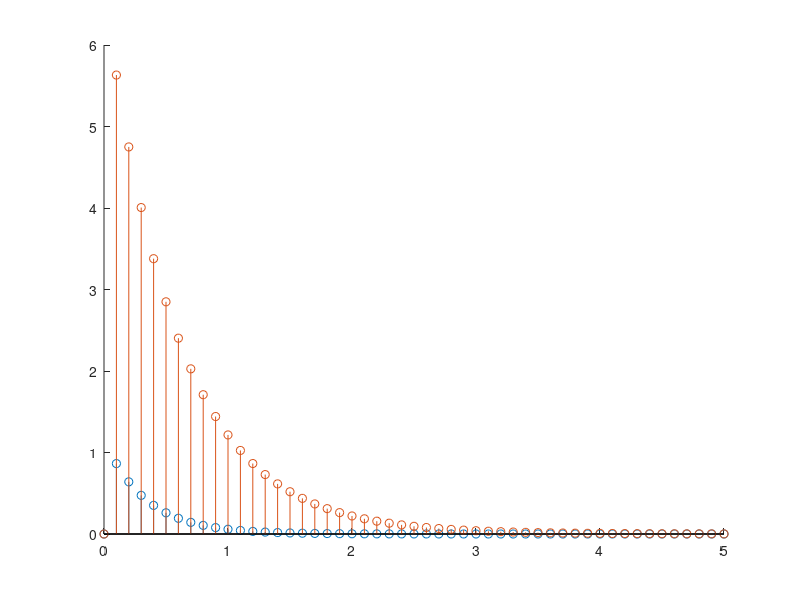

Reproduce this figure in MATLAB.
clear
close all

% sim('SVD.slx');

%--------------------------------------------------------------------------
% ● インパルス応答生成
%--------------------------------------------------------------------------
% パラメータ
m = 1;      %入力の数
p = 1;      %出力の数
sample = 0.1; %サンプリング周波数

num = [1];              %伝達関数分子
den = [1 3];            %伝達関数分母
cP = tf(num,den);
dP = c2d(cP,sample);

[vec,t] = impulse(dP,5);

%stem(t,vec);

%--------------------------------------------------------------------------
% ● インパルス応答からハンケル行列を生成(i行j列)
% i : vec
% o : H
%--------------------------------------------------------------------------
% パラメータ
i = 20;
% ベクトルを分解
c = vec(1:i);
r = vec(i:numel(vec));
% ハンケル行列作成
H = hankel(c,r);

%--------------------------------------------------------------------------
% ● 特異値分解SVD
%--------------------------------------------------------------------------
[U,S,V] = svd(H);

%--------------------------------------------------------------------------
% ● 不要な成分を取り出す
%       最初の要素のX%未満の成分を持つ要素を全て除去する
%--------------------------------------------------------------------------
% パラメータ
% Xを指定 (1で100%)
X = 0.5;

com_st = S(1,1); %component_standard : 基準要素
for i = 1:min(size(S))
    if S(i,i) < com_st*X
        Ss = S(1:i-1,1:i-1);    % 信号空間の抽出
        break;
    end
end
Us = U(:,1:i-1);
Vs = V(1:i-1,:);

%--------------------------------------------------------------------------
% ● 可制御行列 Gamma, 可観測行列 Omega を算出
%--------------------------------------------------------------------------
Ss_sqrt = sqrt(Ss);     % Ssの平方根を算出
Gamma = Us*Ss_sqrt;
Omega = Ss_sqrt*Vs;

%--------------------------------------------------------------------------
% ● 行列 A, B, C, D の算出
%--------------------------------------------------------------------------
Gamma1 = Gamma(1:size(Gamma,1)-1,:);
Gamma2 = Gamma(2:size(Gamma,1),:);

A = (Gamma1'*Gamma1)^(-1)*Gamma1'*Gamma2;
B = Omega(1:size(A,1),1:m);
C = Gamma(1:p,1:size(A,1));
D = vec(1);

%--------------------------------------------------------------------------
% ● 伝達関数の算出
%--------------------------------------------------------------------------
dP_est_ss = ss(A,B,C,D,sample);
dP_est = tf(dP_est_ss);

%--------------------------------------------------------------------------
% ● プロット
%--------------------------------------------------------------------------
fig1 = figure(1);
hold on;
[vec,t] = impulse(dP,5);
[vec2,t] = impulse(dP_est,5);

stem(t,vec);
stem(t,vec2);






